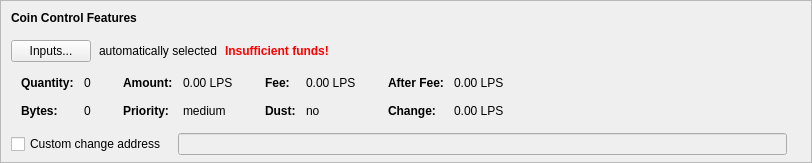
    <widget class="QFrame" name="frameCoinControl">
     <property name="sizePolicy">
      <sizepolicy hsizetype="Expanding" vsizetype="Expanding">
       <horstretch>0</horstretch>
       <verstretch>0</verstretch>
      </sizepolicy>
     </property>
     <property name="maximumSize">
      <size>
       <width>16777215</width>
       <height>16777215</height>
      </size>
     </property>
     <property name="frameShape">
      <enum>QFrame::StyledPanel</enum>
     </property>
     <property name="frameShadow">
      <enum>QFrame::Sunken</enum>
     </property>
     <layout class="QVBoxLayout" name="verticalLayoutCoinControl2">
      <property name="spacing">
       <number>0</number>
      </property>
      <property name="leftMargin">
       <number>0</number>
      </property>
      <property name="topMargin">
       <number>0</number>
      </property>
      <property name="rightMargin">
       <number>0</number>
      </property>
      <property name="bottomMargin">
       <number>6</number>
      </property>
      <item>
       <layout class="QVBoxLayout" name="verticalLayoutCoinControl" stretch="0,0,0,0,1">
        <property name="spacing">
         <number>0</number>
        </property>
        <property name="leftMargin">
         <number>10</number>
        </property>
        <property name="topMargin">
         <number>10</number>
        </property>
        <item>
         <layout class="QHBoxLayout" name="horizontalLayoutCoinControl1">
          <property name="bottomMargin">
           <number>15</number>
          </property>
          <item>
           <widget class="QLabel" name="labelCoinControlFeatures">
            <property name="sizePolicy">
             <sizepolicy hsizetype="Preferred" vsizetype="Maximum">
              <horstretch>0</horstretch>
              <verstretch>0</verstretch>
             </sizepolicy>
            </property>
            <property name="font">
             <font>
              <weight>75</weight>
              <bold>true</bold>
             </font>
            </property>
            <property name="styleSheet">
             <string notr="true">font-weight:bold;</string>
            </property>
            <property name="text">
             <string>Coin Control Features</string>
            </property>
           </widget>
          </item>
         </layout>
        </item>
        <item>
         <layout class="QHBoxLayout" name="horizontalLayoutCoinControl2" stretch="0,0,0,0">
          <property name="spacing">
           <number>8</number>
          </property>
          <property name="bottomMargin">
           <number>10</number>
          </property>
          <item>
           <widget class="QPushButton" name="pushButtonCoinControl">
            <property name="styleSheet">
             <string notr="true"/>
            </property>
            <property name="text">
             <string>Inputs...</string>
            </property>
            <property name="autoDefault">
             <bool>false</bool>
            </property>
           </widget>
          </item>
          <item>
           <widget class="QLabel" name="labelCoinControlAutomaticallySelected">
            <property name="text">
             <string>automatically selected</string>
            </property>
            <property name="margin">
             <number>5</number>
            </property>
           </widget>
          </item>
          <item>
           <widget class="QLabel" name="labelCoinControlInsuffFunds">
            <property name="font">
             <font>
              <weight>75</weight>
              <bold>true</bold>
             </font>
            </property>
            <property name="styleSheet">
             <string notr="true">color:red;font-weight:bold;</string>
            </property>
            <property name="text">
             <string>Insufficient funds!</string>
            </property>
            <property name="margin">
             <number>5</number>
            </property>
           </widget>
          </item>
          <item>
           <spacer name="horizontalSpacerCoinControl">
            <property name="orientation">
             <enum>Qt::Horizontal</enum>
            </property>
            <property name="sizeHint" stdset="0">
             <size>
              <width>40</width>
              <height>1</height>
             </size>
            </property>
           </spacer>
          </item>
         </layout>
        </item>
        <item>
         <widget class="QWidget" name="widgetCoinControl" native="true">
          <property name="sizePolicy">
           <sizepolicy hsizetype="Preferred" vsizetype="Preferred">
            <horstretch>0</horstretch>
            <verstretch>0</verstretch>
           </sizepolicy>
          </property>
          <property name="minimumSize">
           <size>
            <width>0</width>
            <height>0</height>
           </size>
          </property>
          <property name="styleSheet">
           <string notr="true"/>
          </property>
          <layout class="QHBoxLayout" name="horizontalLayoutCoinControl5">
           <property name="leftMargin">
            <number>0</number>
           </property>
           <property name="topMargin">
            <number>0</number>
           </property>
           <property name="rightMargin">
            <number>0</number>
           </property>
           <property name="bottomMargin">
            <number>0</number>
           </property>
           <item>
            <layout class="QHBoxLayout" name="horizontalLayoutCoinControl3" stretch="0,0,0,1">
             <property name="spacing">
              <number>20</number>
             </property>
             <property name="topMargin">
              <number>0</number>
             </property>
             <property name="bottomMargin">
              <number>10</number>
             </property>
             <item>
              <layout class="QFormLayout" name="formLayoutCoinControl1">
               <property name="horizontalSpacing">
                <number>10</number>
               </property>
               <property name="verticalSpacing">
                <number>14</number>
               </property>
               <property name="leftMargin">
                <number>10</number>
               </property>
               <property name="topMargin">
                <number>4</number>
               </property>
               <property name="rightMargin">
                <number>6</number>
               </property>
               <item row="0" column="0">
                <widget class="QLabel" name="labelCoinControlQuantityText">
                 <property name="font">
                  <font>
                   <weight>75</weight>
                   <bold>true</bold>
                  </font>
                 </property>
                 <property name="text">
                  <string>Quantity:</string>
                 </property>
                 <property name="margin">
                  <number>0</number>
                 </property>
                </widget>
               </item>
               <item row="0" column="1">
                <widget class="QLabel" name="labelCoinControlQuantity">
                 <property name="cursor">
                  <cursorShape>IBeamCursor</cursorShape>
                 </property>
                 <property name="contextMenuPolicy">
                  <enum>Qt::ActionsContextMenu</enum>
                 </property>
                 <property name="text">
                  <string notr="true">0</string>
                 </property>
                 <property name="margin">
                  <number>0</number>
                 </property>
                 <property name="textInteractionFlags">
                  <set>Qt::LinksAccessibleByMouse|Qt::TextSelectableByKeyboard|Qt::TextSelectableByMouse</set>
                 </property>
                </widget>
               </item>
               <item row="1" column="0">
                <widget class="QLabel" name="labelCoinControlBytesText">
                 <property name="font">
                  <font>
                   <weight>75</weight>
                   <bold>true</bold>
                  </font>
                 </property>
                 <property name="text">
                  <string>Bytes:</string>
                 </property>
                </widget>
               </item>
               <item row="1" column="1">
                <widget class="QLabel" name="labelCoinControlBytes">
                 <property name="cursor">
                  <cursorShape>IBeamCursor</cursorShape>
                 </property>
                 <property name="contextMenuPolicy">
                  <enum>Qt::ActionsContextMenu</enum>
                 </property>
                 <property name="text">
                  <string notr="true">0</string>
                 </property>
                 <property name="textInteractionFlags">
                  <set>Qt::LinksAccessibleByMouse|Qt::TextSelectableByKeyboard|Qt::TextSelectableByMouse</set>
                 </property>
                </widget>
               </item>
              </layout>
             </item>
             <item>
              <layout class="QFormLayout" name="formLayoutCoinControl2">
               <property name="horizontalSpacing">
                <number>10</number>
               </property>
               <property name="verticalSpacing">
                <number>14</number>
               </property>
               <property name="leftMargin">
                <number>6</number>
               </property>
               <property name="topMargin">
                <number>4</number>
               </property>
               <property name="rightMargin">
                <number>6</number>
               </property>
               <item row="0" column="0">
                <widget class="QLabel" name="labelCoinControlAmountText">
                 <property name="font">
                  <font>
                   <weight>75</weight>
                   <bold>true</bold>
                  </font>
                 </property>
                 <property name="text">
                  <string>Amount:</string>
                 </property>
                 <property name="margin">
                  <number>0</number>
                 </property>
                </widget>
               </item>
               <item row="0" column="1">
                <widget class="QLabel" name="labelCoinControlAmount">
                 <property name="cursor">
                  <cursorShape>IBeamCursor</cursorShape>
                 </property>
                 <property name="contextMenuPolicy">
                  <enum>Qt::ActionsContextMenu</enum>
                 </property>
                 <property name="text">
                  <string notr="true">0.00 LPS</string>
                 </property>
                 <property name="textInteractionFlags">
                  <set>Qt::LinksAccessibleByMouse|Qt::TextSelectableByKeyboard|Qt::TextSelectableByMouse</set>
                 </property>
                </widget>
               </item>
               <item row="1" column="0">
                <widget class="QLabel" name="labelCoinControlPriorityText">
                 <property name="font">
                  <font>
                   <weight>75</weight>
                   <bold>true</bold>
                  </font>
                 </property>
                 <property name="text">
                  <string>Priority:</string>
                 </property>
                </widget>
               </item>
               <item row="1" column="1">
                <widget class="QLabel" name="labelCoinControlPriority">
                 <property name="cursor">
                  <cursorShape>IBeamCursor</cursorShape>
                 </property>
                 <property name="contextMenuPolicy">
                  <enum>Qt::ActionsContextMenu</enum>
                 </property>
                 <property name="text">
                  <string notr="true">medium</string>
                 </property>
                 <property name="textInteractionFlags">
                  <set>Qt::LinksAccessibleByMouse|Qt::TextSelectableByKeyboard|Qt::TextSelectableByMouse</set>
                 </property>
                </widget>
               </item>
              </layout>
             </item>
             <item>
              <layout class="QFormLayout" name="formLayoutCoinControl3">
               <property name="horizontalSpacing">
                <number>10</number>
               </property>
               <property name="verticalSpacing">
                <number>14</number>
               </property>
               <property name="leftMargin">
                <number>6</number>
               </property>
               <property name="topMargin">
                <number>4</number>
               </property>
               <property name="rightMargin">
                <number>6</number>
               </property>
               <item row="0" column="0">
                <widget class="QLabel" name="labelCoinControlFeeText">
                 <property name="font">
                  <font>
                   <weight>75</weight>
                   <bold>true</bold>
                  </font>
                 </property>
                 <property name="text">
                  <string>Fee:</string>
                 </property>
                 <property name="margin">
                  <number>0</number>
                 </property>
                </widget>
               </item>
               <item row="0" column="1">
                <widget class="QLabel" name="labelCoinControlFee">
                 <property name="cursor">
                  <cursorShape>IBeamCursor</cursorShape>
                 </property>
                 <property name="contextMenuPolicy">
                  <enum>Qt::ActionsContextMenu</enum>
                 </property>
                 <property name="text">
                  <string notr="true">0.00 LPS</string>
                 </property>
                 <property name="textInteractionFlags">
                  <set>Qt::LinksAccessibleByMouse|Qt::TextSelectableByKeyboard|Qt::TextSelectableByMouse</set>
                 </property>
                </widget>
               </item>
               <item row="1" column="0">
                <widget class="QLabel" name="labelCoinControlLowOutputText">
                 <property name="font">
                  <font>
                   <weight>75</weight>
                   <bold>true</bold>
                  </font>
                 </property>
                 <property name="text">
                  <string>Dust:</string>
                 </property>
                </widget>
               </item>
               <item row="1" column="1">
                <widget class="QLabel" name="labelCoinControlLowOutput">
                 <property name="cursor">
                  <cursorShape>IBeamCursor</cursorShape>
                 </property>
                 <property name="contextMenuPolicy">
                  <enum>Qt::ActionsContextMenu</enum>
                 </property>
                 <property name="text">
                  <string notr="true">no</string>
                 </property>
                 <property name="textInteractionFlags">
                  <set>Qt::LinksAccessibleByMouse|Qt::TextSelectableByKeyboard|Qt::TextSelectableByMouse</set>
                 </property>
                </widget>
               </item>
              </layout>
             </item>
             <item>
              <layout class="QFormLayout" name="formLayoutCoinControl4">
               <property name="horizontalSpacing">
                <number>10</number>
               </property>
               <property name="verticalSpacing">
                <number>14</number>
               </property>
               <property name="leftMargin">
                <number>6</number>
               </property>
               <property name="topMargin">
                <number>4</number>
               </property>
               <property name="rightMargin">
                <number>6</number>
               </property>
               <item row="0" column="0">
                <widget class="QLabel" name="labelCoinControlAfterFeeText">
                 <property name="font">
                  <font>
                   <weight>75</weight>
                   <bold>true</bold>
                  </font>
                 </property>
                 <property name="text">
                  <string>After Fee:</string>
                 </property>
                 <property name="margin">
                  <number>0</number>
                 </property>
                </widget>
               </item>
               <item row="0" column="1">
                <widget class="QLabel" name="labelCoinControlAfterFee">
                 <property name="cursor">
                  <cursorShape>IBeamCursor</cursorShape>
                 </property>
                 <property name="contextMenuPolicy">
                  <enum>Qt::ActionsContextMenu</enum>
                 </property>
                 <property name="text">
                  <string notr="true">0.00 LPS</string>
                 </property>
                 <property name="textInteractionFlags">
                  <set>Qt::LinksAccessibleByMouse|Qt::TextSelectableByKeyboard|Qt::TextSelectableByMouse</set>
                 </property>
                </widget>
               </item>
               <item row="1" column="0">
                <widget class="QLabel" name="labelCoinControlChangeText">
                 <property name="font">
                  <font>
                   <weight>75</weight>
                   <bold>true</bold>
                  </font>
                 </property>
                 <property name="text">
                  <string>Change:</string>
                 </property>
                </widget>
               </item>
               <item row="1" column="1">
                <widget class="QLabel" name="labelCoinControlChange">
                 <property name="cursor">
                  <cursorShape>IBeamCursor</cursorShape>
                 </property>
                 <property name="contextMenuPolicy">
                  <enum>Qt::ActionsContextMenu</enum>
                 </property>
                 <property name="text">
                  <string notr="true">0.00 LPS</string>
                 </property>
                 <property name="textInteractionFlags">
                  <set>Qt::LinksAccessibleByMouse|Qt::TextSelectableByKeyboard|Qt::TextSelectableByMouse</set>
                 </property>
                </widget>
               </item>
              </layout>
             </item>
            </layout>
           </item>
          </layout>
         </widget>
        </item>
        <item>
         <layout class="QHBoxLayout" name="horizontalLayoutCoinControl4" stretch="0,0,0">
          <property name="spacing">
           <number>12</number>
          </property>
          <property name="sizeConstraint">
           <enum>QLayout::SetDefaultConstraint</enum>
          </property>
          <property name="topMargin">
           <number>5</number>
          </property>
          <property name="rightMargin">
           <number>5</number>
          </property>
          <item>
           <widget class="QCheckBox" name="checkBoxCoinControlChange">
            <property name="toolTip">
             <string>If this is activated, but the change address is empty or invalid, change will be sent to a newly generated address.</string>
            </property>
            <property name="text">
             <string>Custom change address</string>
            </property>
           </widget>
          </item>
          <item>
           <widget class="QValidatedLineEdit" name="lineEditCoinControlChange">
            <property name="enabled">
             <bool>false</bool>
            </property>
            <property name="sizePolicy">
             <sizepolicy hsizetype="Expanding" vsizetype="Fixed">
              <horstretch>0</horstretch>
              <verstretch>0</verstretch>
             </sizepolicy>
            </property>
           </widget>
          </item>
          <item>
           <widget class="QLabel" name="labelCoinControlChangeLabel">
            <property name="sizePolicy">
             <sizepolicy hsizetype="Preferred" vsizetype="Expanding">
              <horstretch>0</horstretch>
              <verstretch>0</verstretch>
             </sizepolicy>
            </property>
            <property name="minimumSize">
             <size>
              <width>0</width>
              <height>0</height>
             </size>
            </property>
            <property name="text">
             <string/>
            </property>
            <property name="margin">
             <number>3</number>
            </property>
           </widget>
          </item>
         </layout>
        </item>
        <item>
         <spacer name="verticalSpacerCoinControl">
          <property name="orientation">
           <enum>Qt::Vertical</enum>
          </property>
          <property name="sizeHint" stdset="0">
           <size>
            <width>800</width>
            <height>1</height>
           </size>
          </property>
         </spacer>
        </item>
       </layout>
      </item>
     </layout>
    </widget>
